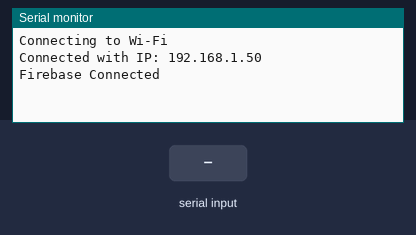
Recording of a sketch running on a simulated ESP8266 (NodeMCU). Shown: the last lines printed to the serial monitor. The inputs (shaded band) are chosen by the test bench. WiFi joins after 1.5 s; servers stay silent unless stated; the local clock reads 2024-03-15 10:24:30 at power-on unless the sketch sets it; EEPROM starts erased. At 4.6 s the program restarts the board; the recording ends there.

Above: at 2.7 s.
2.8 s: "WIFI:\n" received over Serial
At 4.0 s:
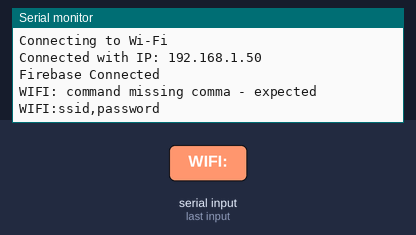
4.3 s: "RESET\n" received over Serial
At 4.5 s:
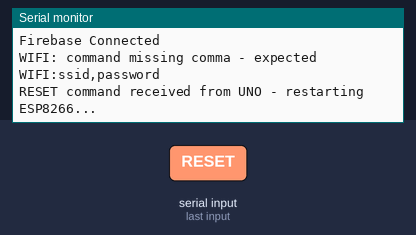

Measured:
- after the input at 2.8 s, the serial monitor: prints a new line after 0.07 s (image 1)
- after the input at 4.3 s, the serial monitor: prints a new line after 0.08 s (image 2)

The sketch:

esp8266.ino
```cpp
#ifdef ARDUINO_ARCH_ESP32
#include <WiFi.h>
#else
#include <ESP8266WiFiMulti.h>
#endif
#include <Firebase_ESP_Client.h>
#include <time.h>
#include <EEPROM.h>

const char* ntpServer = "pool.ntp.org";
const long gmtOffset_sec = 19800; // 5 hours * 3600 + 30 minutes * 60
const int daylightOffset_sec = 0;
unsigned long previousMillis = 0;
const unsigned long interval = 3000; // "lastseen" heartbeat interval (ms)

unsigned long lastSignupAttemptMillis = 0;
const unsigned long signupRetryInterval = 10000; // retry Firebase signup every 10s if it hasn't succeeded yet

//Provide the token generation process info.
#include "addons/TokenHelper.h"
//Provide the RTDB payload printing info and other helper functions.
#include "addons/RTDBHelper.h"


// Insert Firebase project API Key
#define API_KEY "AIzaSyCIFO0Y0rsMry0mngIrtFb5xtJISUUX-kY"

// Insert RTDB URL
#define DATABASE_URL "esp8266-455eb-default-rtdb.firebaseio.com/"

FirebaseData fbdo;

FirebaseAuth auth;
FirebaseConfig config;

bool signupOK = false;

ESP8266WiFiMulti wifiMulti;

void connectWiFi();
void setupFirebaseAndDevices();
void checkSerialCommand();

void setup(){
  Serial.begin(9600);

  // Register the known access points once
  WiFi.persistent(false);
  wifiMulti.addAP("Airtel_Akshay", "Akshu@8000");
  wifiMulti.addAP("Akshay", "Akshu@8000");
  wifiMulti.addAP("Akshay", "123456789");
  wifiMulti.addAP("Kajal", "Akshu@8000");
  wifiMulti.addAP("Kajal", "123456789");
  loadSavedWifi();
  connectWiFi();          // blocks until WiFi is up
  setupFirebaseAndDevices(); // one-time: Firebase signup

  // Configure time with NTP server
  configTime(gmtOffset_sec, daylightOffset_sec, ntpServer);

  // Wait for time to be set
  struct tm timeinfo;
  if (!getLocalTime(&timeinfo)) {
    Serial.println("Failed to obtain time");
    return;
  }
}


void saveWifi(const String& ssid, const String& pass) {
  EEPROM.begin(128);
  EEPROM.write(0, 0xA5);
  for (int i = 0; i < 32; i++) EEPROM.write(1 + i, i < (int)ssid.length() ? ssid[i] : 0);
  for (int i = 0; i < 64; i++) EEPROM.write(33 + i, i < (int)pass.length() ? pass[i] : 0);
  EEPROM.commit();
}

void loadSavedWifi() {
  EEPROM.begin(128);
  if (EEPROM.read(0) != 0xA5) return;
  char s[33], p[65];
  for (int i = 0; i < 32; i++) s[i] = EEPROM.read(1 + i);
  for (int i = 0; i < 64; i++) p[i] = EEPROM.read(33 + i);
  s[32] = 0; p[64] = 0;
  if (s[0]) wifiMulti.addAP(s, p);
}
// Blocks only until WiFi (station) is connected. Safe to call repeatedly —
// it does NOT touch Firebase, so calling it again on a dropped
// connection just reconnects the radio, nothing else.
void connectWiFi() {
  Serial.print("Connecting to Wi-Fi");
  while (wifiMulti.run() != WL_CONNECTED) {
    // Keep watching for a RESET command from the UNO even while WiFi is
    // down - otherwise this blocking loop starves checkSerialCommand()
    // in loop() and RESET stops working whenever the network is offline.
    checkSerialCommand();
    Serial.print(".");
    delay(1000);
  }
  Serial.println();
  Serial.print("Connected with IP: ");
  Serial.println(WiFi.localIP());
}

// Firebase setup / signup.
void setupFirebaseAndDevices() {
  config.api_key = API_KEY;
  config.database_url = DATABASE_URL;

  if (!signupOK) {
    if (Firebase.signUp(&config, &auth, "", "")) {
      Serial.println("Firebase Connected");
      signupOK = true;
    } else {
      Serial.printf("%s\n", config.signer.signupError.message.c_str());
    }
  }

  config.token_status_callback = tokenStatusCallback;
  Firebase.begin(&config, &auth);
  Firebase.reconnectWiFi(true);
}

void updateLastSeen() {
    struct tm timeinfo;
    if (getLocalTime(&timeinfo)) {
       time_t now = time(nullptr);
        if(now) {
          FirebaseJson updateData;
          updateData.add("lastseen",String(now));
          Firebase.RTDB.updateNode(&fbdo, "/",&updateData);
        }
    }
}

// The UNO is wired to this ESP8266's hardware Serial (TX/RX). It forwards
// plain-text commands here from its Bluetooth link:
//   "RESET"              -> reboot the ESP8266
//   "WIFI:ssid,password"  -> add/try a new WiFi network on the fly
void checkSerialCommand() {
  if (Serial.available()) {
    String cmd = Serial.readStringUntil('\n');
    cmd.trim();

    if (cmd == "RESET") {
      Serial.println("RESET command received from UNO - restarting ESP8266...");
      Serial.flush();
      delay(200);
      ESP.restart();
      return;
    }

    if (cmd.startsWith("WIFI:")) {
      String payload = cmd.substring(5); // strip "WIFI:"
      int commaIndex = payload.indexOf(',');
      if (commaIndex > 0) {
        String newSsid = payload.substring(0, commaIndex);
        String newPass = payload.substring(commaIndex + 1);
        newSsid.trim();
        newPass.trim();

        Serial.print("Adding WiFi network from Bluetooth: ");
        Serial.println(newSsid);


        wifiMulti.addAP(newSsid.c_str(), newPass.c_str());
        saveWifi(newSsid, newPass);
        WiFi.disconnect();
        WiFi.begin(newSsid.c_str(), newPass.c_str());
        unsigned long t = millis();
        while (WiFi.status() != WL_CONNECTED && millis() - t < 15000) {
          delay(250);
          yield();
        }
        if (WiFi.status() != WL_CONNECTED) connectWiFi();
      } else {
        Serial.println("WIFI: command missing comma - expected WIFI:ssid,password");
      }
      return;
    }
  }
}

void loop(){
  unsigned long currentMillis = millis();

  // If WiFi drops, just reconnect the radio - do NOT re-run Firebase signup.
  if (wifiMulti.run() != WL_CONNECTED) {
    Serial.println("WiFi lost, reconnecting...");
    connectWiFi();
    // Firebase.reconnectWiFi(true) (set once in setupFirebaseAndDevices)
    // takes care of resuming Firebase automatically once WiFi is back.
  }

  // Check independent of WiFi/Firebase status - the UNO can ask for a
  // reset even if the network is down.
  checkSerialCommand();

  // Local WiFi/router can be connected while actual internet access is
  // still down (e.g. ISP outage). In that case Firebase.signUp() in
  // setup() fails once and signupOK never becomes true - since WiFi
  // itself never drops, connectWiFi() (which would otherwise trigger a
  // retry) never runs again either. So retry setup here on a timer until
  // it succeeds, without needing a manual power-cycle once internet is
  // back.
  if (!signupOK && (currentMillis - lastSignupAttemptMillis >= signupRetryInterval)) {
    lastSignupAttemptMillis = currentMillis;
    Serial.println("Firebase not signed up yet - retrying...");
    setupFirebaseAndDevices();
  }

  if (Firebase.ready() && signupOK) {
    if (currentMillis - previousMillis >= interval) {
      previousMillis = currentMillis;
      updateLastSeen();
    }

    if (Firebase.RTDB.getJSON(&fbdo, "/isUpdated")) {
      bool value = fbdo.to<bool>();
      if (value) {
        FirebaseJson updateData;
        if (Firebase.RTDB.getJSON(&fbdo, "/lights")) {
          updateData.add("isUpdated", false);
          Serial.println(fbdo.to<FirebaseJson>().raw());
          Firebase.RTDB.updateNode(&fbdo, "/", &updateData);
        } else {
          Serial.println(fbdo.errorReason().c_str());
        }
      }
    }
    Serial.flush();
  }

  delay(1);
}
```
